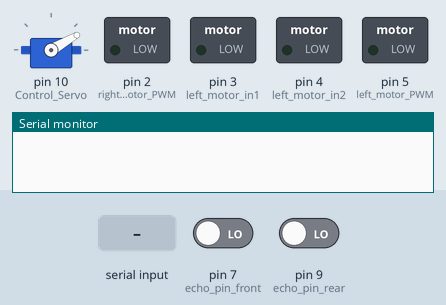
A sketch run on a simulated Arduino Uno, built with avr-gcc and run on an emulated ATmega328P. Parts: servo, switched loads named in the sketch (green lamp = pin HIGH), the last lines printed to the serial monitor. Inputs (shaded band) come from the test bench; at power-on: pin 7 (echo_pin_front) LOW, pin 9 (echo_pin_rear) LOW. Pins used as bus, display or sensor lines are not drawn.

Above: at 1.2 s.
1.3 s: "r" received over Serial
At 4.2 s:
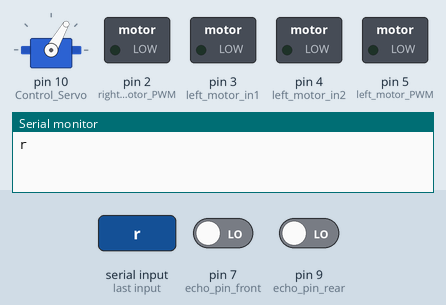
4.3 s: "c" received over Serial
7.3 s: "l" received over Serial
At 11.0 s:
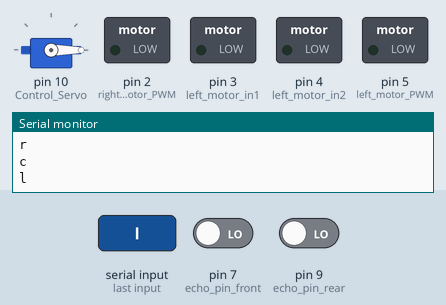
Timing chart, 0 to 12.5 s (numbered marks = the images above; inputs shaded):
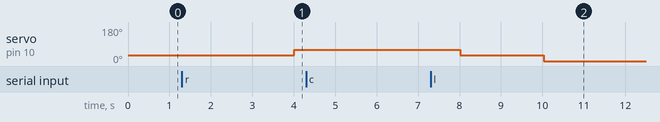

Measured:
- after the input at 1.3 s, servo on pin 10 (Control_Servo): 30° → 60° after 2.7 s

The sketch:

Easy_Driving.ino
```cpp
//Initialization of Variables
#include <Servo.h>
Servo Control_Servo;
int right_motor_in1=0;
int right_motor_in2=1;
int right_motor_PWM=2;
int left_motor_in1=3;
int left_motor_in2=4;
int left_motor_PWM=5;
int trig_pin_front =6;
int echo_pin_front =7;
int trig_pin_rear =8;
int echo_pin_rear =9;
int Servo_Pos=0;
int Speed =0;
char Data;
String Signal;

void setup()
{
  pinMode (right_motor_in1,OUTPUT);
  pinMode (right_motor_in2,OUTPUT);
  pinMode (right_motor_PWM,OUTPUT);
  pinMode (left_motor_in1,OUTPUT);
  pinMode (left_motor_in2,OUTPUT);
  pinMode (left_motor_PWM,OUTPUT);
  pinMode (trig_pin_front,OUTPUT);
  pinMode (echo_pin_front,INPUT);
  pinMode (trig_pin_rear,OUTPUT);
  pinMode (echo_pin_rear,INPUT);
  Control_Servo.attach (10);
  Serial.begin (9600);
  Control_Servo.write(30);
}

void loop()
{
   //Signal Input from Bluetooth
  if (Serial.available())
  {
  delay(10);
  Data = Serial.read();
  Signal += Data;
  }

  //Print the recieved char
  if(Signal.length() > 0 )
  {
    Serial.println(Signal);
  }

  //Initialization of Ultrasonics
  digitalWrite (trig_pin_front,LOW);
  digitalWrite (trig_pin_rear,LOW);
  delayMicroseconds(10);
  digitalWrite (trig_pin_front,HIGH);
  digitalWrite (trig_pin_rear,HIGH);
  delayMicroseconds(2);
  int duration_front=pulseIn (echo_pin_front,HIGH);
  int duration_rear=pulseIn (echo_pin_rear,HIGH);
  float x_front = duration_front*0.034/2;
  float x_rear = duration_rear*0.034/2;
  float distance_front = constrain (x_front, 0 ,400);
  float distance_rear = constrain (x_rear, 0 ,400);

  // Easy Driving Mode
  if (Signal == "r")
  {
    Control_Servo.write(60);
  }
  if (Signal == "c")
  {
    Control_Servo.write(30);
  }
   if (Signal == "l")
  {
    Control_Servo.write(0);
  }

  //Determination of Speed;
  if (Signal == "1")
  {
   Speed=50;
    }
    if (Signal == "2")
  {
   Speed=255/2;
    }
    if (Signal == "3")
  {
   Speed=255;
    }
    if (Signal == "f")
  {
    analogWrite (right_motor_PWM , Speed);
    digitalWrite (right_motor_in1 , HIGH);
    digitalWrite (right_motor_in2 , LOW);
    analogWrite (left_motor_PWM , Speed);
    digitalWrite (left_motor_in1 , HIGH);
    digitalWrite (left_motor_in2 , LOW);
  }
    if (Signal == "b")
  {
    analogWrite (right_motor_PWM , Speed);
    digitalWrite (right_motor_in1 ,LOW);
    digitalWrite (right_motor_in2 , HIGH);
    analogWrite (left_motor_PWM , Speed);
    digitalWrite (left_motor_in1 , LOW);
    digitalWrite (left_motor_in2 , HIGH);
  }

  //Autonomus Driving & Obstacles Avoidance

  Signal="";
}
```
